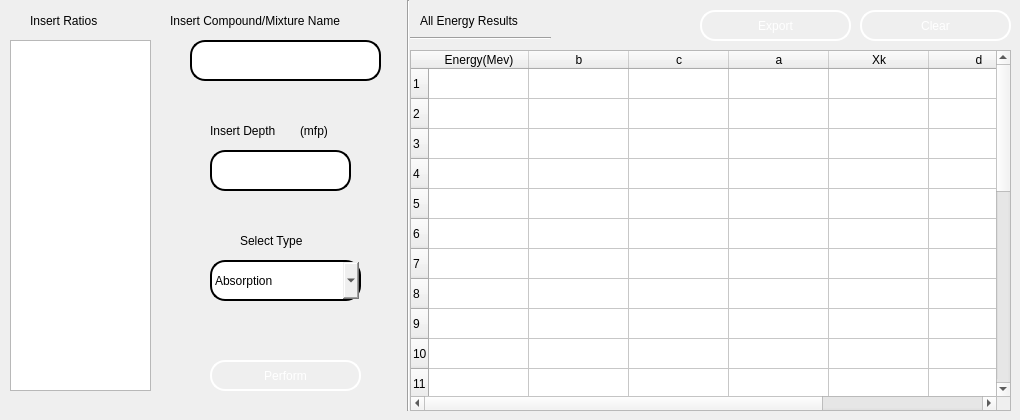
      <widget class="QWidget" name="tab_4">
       <attribute name="title">
        <string>All Energy</string>
       </attribute>
       <widget class="QTableWidget" name="all_gp_result_tableWidget">
        <property name="geometry">
         <rect>
          <x>410</x>
          <y>50</y>
          <width>601</width>
          <height>361</height>
         </rect>
        </property>
        <property name="styleSheet">
         <string notr="true">background-image:url(C:/exabcal/img/table_bg.png);
font: 75 10pt &quot;MS Shell Dlg 2&quot;;</string>
        </property>
        <property name="rowCount">
         <number>25</number>
        </property>
        <property name="columnCount">
         <number>7</number>
        </property>
        <row/>
        <row/>
        <row/>
        <row/>
        <row/>
        <row/>
        <row/>
        <row/>
        <row/>
        <row/>
        <row/>
        <row/>
        <row/>
        <row/>
        <row/>
        <row/>
        <row/>
        <row/>
        <row/>
        <row/>
        <row/>
        <row/>
        <row/>
        <row/>
        <row/>
        <column>
         <property name="text">
          <string>Energy(Mev)</string>
         </property>
        </column>
        <column>
         <property name="text">
          <string>b</string>
         </property>
        </column>
        <column>
         <property name="text">
          <string>c</string>
         </property>
        </column>
        <column>
         <property name="text">
          <string>a</string>
         </property>
        </column>
        <column>
         <property name="text">
          <string>Xk</string>
         </property>
        </column>
        <column>
         <property name="text">
          <string>d</string>
         </property>
        </column>
        <column>
         <property name="text">
          <string>BuildUp Factor</string>
         </property>
        </column>
       </widget>
       <widget class="QLabel" name="label_9">
        <property name="geometry">
         <rect>
          <x>30</x>
          <y>10</y>
          <width>91</width>
          <height>21</height>
         </rect>
        </property>
        <property name="styleSheet">
         <string notr="true">font: 75 12pt &quot;MS Shell Dlg 2&quot;;
color: rgb(0, 0, 0);
</string>
        </property>
        <property name="text">
         <string>Insert Ratios</string>
        </property>
       </widget>
       <widget class="QLabel" name="label_28">
        <property name="geometry">
         <rect>
          <x>170</x>
          <y>10</y>
          <width>241</width>
          <height>21</height>
         </rect>
        </property>
        <property name="styleSheet">
         <string notr="true">font: 75 12pt &quot;MS Shell Dlg 2&quot;;
color: rgb(0, 0, 0);
</string>
        </property>
        <property name="text">
         <string>Insert Compound/Mixture Name</string>
        </property>
       </widget>
       <widget class="QLineEdit" name="all_gp_comp_name">
        <property name="geometry">
         <rect>
          <x>190</x>
          <y>40</y>
          <width>191</width>
          <height>41</height>
         </rect>
        </property>
        <property name="styleSheet">
         <string notr="true">font: 75 12pt &quot;MS Shell Dlg 2&quot;;
color: rgb(0, 0, 0);
border-style: solid;
border-color: black;
border-width: 2px;
border-radius: 15px;
</string>
        </property>
       </widget>
       <widget class="QPushButton" name="all_gp_perform_btn">
        <property name="geometry">
         <rect>
          <x>210</x>
          <y>360</y>
          <width>151</width>
          <height>31</height>
         </rect>
        </property>
        <property name="styleSheet">
         <string notr="true">color: rgb(255,255,255);
font: 75 12pt &quot;MS Shell Dlg 2&quot;;
border-style: solid;
border-color: white;
border-width: 2px;
border-radius: 15px;
background-image:url(C:/Python34/my_project/img/top_bg234.png);


</string>
        </property>
        <property name="text">
         <string>Perform</string>
        </property>
       </widget>
       <widget class="QPushButton" name="all_gp_extract_btn">
        <property name="geometry">
         <rect>
          <x>700</x>
          <y>10</y>
          <width>151</width>
          <height>31</height>
         </rect>
        </property>
        <property name="styleSheet">
         <string notr="true">color: rgb(255,255,255);
font: 75 12pt &quot;MS Shell Dlg 2&quot;;
border-style: solid;
border-color: white;
border-width: 2px;
border-radius: 15px;
background-image:url(C:/exabcal//img/top_bg23.png);

</string>
        </property>
        <property name="text">
         <string>Export</string>
        </property>
       </widget>
       <widget class="QPushButton" name="all_gp_clear_btn">
        <property name="geometry">
         <rect>
          <x>860</x>
          <y>10</y>
          <width>151</width>
          <height>31</height>
         </rect>
        </property>
        <property name="styleSheet">
         <string notr="true">color: rgb(255,255,255);
font: 75 12pt &quot;MS Shell Dlg 2&quot;;
border-style: solid;
border-color: white;
border-width: 2px;
border-radius: 15px;
background-image:url(C:/exabcal/img/tool_bg.png);


</string>
        </property>
        <property name="text">
         <string>Clear</string>
        </property>
       </widget>
       <widget class="Line" name="line_12">
        <property name="geometry">
         <rect>
          <x>400</x>
          <y>0</y>
          <width>16</width>
          <height>411</height>
         </rect>
        </property>
        <property name="orientation">
         <enum>Qt::Vertical</enum>
        </property>
       </widget>
       <widget class="QLabel" name="label_29">
        <property name="geometry">
         <rect>
          <x>420</x>
          <y>10</y>
          <width>131</width>
          <height>21</height>
         </rect>
        </property>
        <property name="styleSheet">
         <string notr="true">font: 75 12pt &quot;MS Shell Dlg 2&quot;;
color: rgb(0, 0, 0);
</string>
        </property>
        <property name="text">
         <string>All Energy Results</string>
        </property>
       </widget>
       <widget class="Line" name="line_13">
        <property name="geometry">
         <rect>
          <x>410</x>
          <y>30</y>
          <width>141</width>
          <height>16</height>
         </rect>
        </property>
        <property name="styleSheet">
         <string notr="true">font: 75 12pt &quot;MS Shell Dlg 2&quot;;

color: rgb(0, 0, 0);
</string>
        </property>
        <property name="orientation">
         <enum>Qt::Horizontal</enum>
        </property>
       </widget>
       <widget class="QLineEdit" name="all_depth">
        <property name="geometry">
         <rect>
          <x>210</x>
          <y>150</y>
          <width>141</width>
          <height>41</height>
         </rect>
        </property>
        <property name="styleSheet">
         <string notr="true">font: 75 12pt &quot;MS Shell Dlg 2&quot;;
color: rgb(0, 0, 0);
border-style: solid;
border-color: black;
border-width: 2px;
border-radius: 15px;
</string>
        </property>
       </widget>
       <widget class="QLabel" name="label_32">
        <property name="geometry">
         <rect>
          <x>210</x>
          <y>120</y>
          <width>101</width>
          <height>21</height>
         </rect>
        </property>
        <property name="styleSheet">
         <string notr="true">font: 75 12pt &quot;MS Shell Dlg 2&quot;;
color: rgb(0, 0, 0);</string>
        </property>
        <property name="text">
         <string>Insert Depth</string>
        </property>
       </widget>
       <widget class="QComboBox" name="all_gp_type_comboBox">
        <property name="geometry">
         <rect>
          <x>210</x>
          <y>260</y>
          <width>151</width>
          <height>41</height>
         </rect>
        </property>
        <property name="styleSheet">
         <string notr="true">font: 75 12pt &quot;MS Shell Dlg 2&quot;;
color: rgb(0, 0, 0);
border-style: solid;
border-color: black;
border-width: 2px;
border-radius: 15px;
</string>
        </property>
        <item>
         <property name="text">
          <string>Absorption</string>
         </property>
        </item>
        <item>
         <property name="text">
          <string>Exposure</string>
         </property>
        </item>
       </widget>
       <widget class="QLabel" name="label_33">
        <property name="geometry">
         <rect>
          <x>240</x>
          <y>230</y>
          <width>81</width>
          <height>21</height>
         </rect>
        </property>
        <property name="styleSheet">
         <string notr="true">font: 75 12pt &quot;MS Shell Dlg 2&quot;;
color: rgb(0, 0, 0);
</string>
        </property>
        <property name="text">
         <string>Select Type</string>
        </property>
       </widget>
       <widget class="QLabel" name="label_46">
        <property name="geometry">
         <rect>
          <x>300</x>
          <y>120</y>
          <width>41</width>
          <height>21</height>
         </rect>
        </property>
        <property name="styleSheet">
         <string notr="true">font: 75 12pt &quot;MS Shell Dlg 2&quot;;
color: rgb(0, 0, 0);</string>
        </property>
        <property name="text">
         <string>(mfp)</string>
        </property>
       </widget>
       <widget class="QTextEdit" name="gp_all_ratios">
        <property name="geometry">
         <rect>
          <x>10</x>
          <y>40</y>
          <width>141</width>
          <height>351</height>
         </rect>
        </property>
        <property name="styleSheet">
         <string notr="true">background-image:url(C:/exabcal/img/table_bg.png);
color: rgb(0, 85, 0);
font: 15pt &quot;MS Shell Dlg 2&quot;;</string>
        </property>
       </widget>
      </widget>
